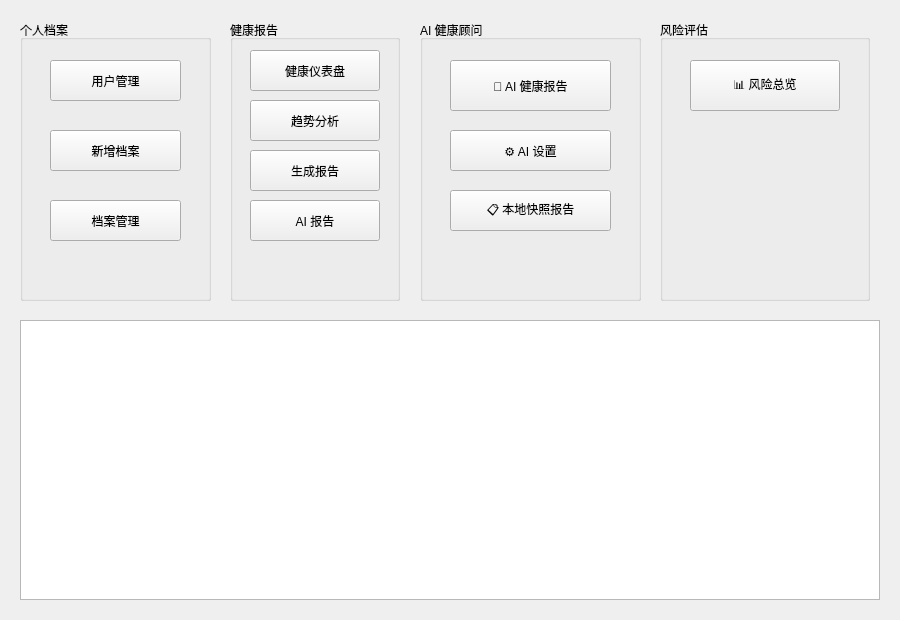
<?xml version="1.0" encoding="UTF-8"?>
<ui version="4.0">
 <class>Widget</class>
 <widget class="QWidget" name="Widget">
  <property name="geometry">
   <rect>
    <x>0</x>
    <y>0</y>
    <width>900</width>
    <height>620</height>
   </rect>
  </property>
  <property name="windowTitle">
   <string>OmniHealth Profiler</string>
  </property>
  <!-- 底部：健康报告快速预览 -->
  <widget class="QTextBrowser" name="textBrowser">
   <property name="geometry">
    <rect>
     <x>20</x>
     <y>320</y>
     <width>860</width>
     <height>280</height>
    </rect>
   </property>
  </widget>
  <!-- 左侧：个人档案 -->
  <widget class="QGroupBox" name="groupBox">
   <property name="geometry">
    <rect>
     <x>20</x>
     <y>20</y>
     <width>191</width>
     <height>281</height>
    </rect>
   </property>
   <property name="title">
    <string>个人档案</string>
   </property>
   <widget class="QPushButton" name="AddDataButton">
    <property name="geometry">
     <rect>
      <x>30</x>
      <y>110</y>
      <width>131</width>
      <height>41</height>
     </rect>
    </property>
    <property name="text">
     <string>新增档案</string>
    </property>
   </widget>
   <widget class="QPushButton" name="AddDataButton_2">
    <property name="geometry">
     <rect>
      <x>30</x>
      <y>180</y>
      <width>131</width>
      <height>41</height>
     </rect>
    </property>
    <property name="text">
     <string>档案管理</string>
    </property>
   </widget>
   <widget class="QPushButton" name="usermanagebutton">
    <property name="geometry">
     <rect>
      <x>30</x>
      <y>40</y>
      <width>131</width>
      <height>41</height>
     </rect>
    </property>
    <property name="text">
     <string>用户管理</string>
    </property>
   </widget>
  </widget>
  <!-- 中左：健康报告（远程新增） -->
  <widget class="QGroupBox" name="outputGroupBox">
   <property name="geometry">
    <rect>
     <x>230</x>
     <y>20</y>
     <width>170</width>
     <height>281</height>
    </rect>
   </property>
   <property name="title">
    <string>健康报告</string>
   </property>
   <widget class="QPushButton" name="dashboardButton">
    <property name="geometry">
     <rect>
      <x>20</x>
      <y>30</y>
      <width>130</width>
      <height>41</height>
     </rect>
    </property>
    <property name="text">
     <string>健康仪表盘</string>
    </property>
   </widget>
   <widget class="QPushButton" name="trendButton">
    <property name="geometry">
     <rect>
      <x>20</x>
      <y>80</y>
      <width>130</width>
      <height>41</height>
     </rect>
    </property>
    <property name="text">
     <string>趋势分析</string>
    </property>
   </widget>
   <widget class="QPushButton" name="reportButton">
    <property name="geometry">
     <rect>
      <x>20</x>
      <y>130</y>
      <width>130</width>
      <height>41</height>
     </rect>
    </property>
    <property name="text">
     <string>生成报告</string>
    </property>
   </widget>
   <widget class="QPushButton" name="aiButton">
    <property name="geometry">
     <rect>
      <x>20</x>
      <y>180</y>
      <width>130</width>
      <height>41</height>
     </rect>
    </property>
    <property name="text">
     <string>AI 报告</string>
    </property>
   </widget>
  </widget>
  <!-- 中右：AI 健康顾问（本地新增） -->
  <widget class="QGroupBox" name="aiGroupBox">
   <property name="geometry">
    <rect>
     <x>420</x>
     <y>20</y>
     <width>221</width>
     <height>281</height>
    </rect>
   </property>
   <property name="title">
    <string>AI 健康顾问</string>
   </property>
   <widget class="QPushButton" name="aiReportButton">
    <property name="geometry">
     <rect>
      <x>30</x>
      <y>40</y>
      <width>161</width>
      <height>51</height>
     </rect>
    </property>
    <property name="text">
     <string>🤖 AI 健康报告</string>
    </property>
    <property name="toolTip">
     <string>生成 AI 驱动的个性化健康报告（周报/月报），支持追问</string>
    </property>
   </widget>
   <widget class="QPushButton" name="aiSettingsButton">
    <property name="geometry">
     <rect>
      <x>30</x>
      <y>110</y>
      <width>161</width>
      <height>41</height>
     </rect>
    </property>
    <property name="text">
     <string>⚙️ AI 设置</string>
    </property>
    <property name="toolTip">
     <string>配置 API Endpoint、Key 和模型名称</string>
    </property>
   </widget>
   <widget class="QPushButton" name="localReportButton">
    <property name="geometry">
     <rect>
      <x>30</x>
      <y>170</y>
      <width>161</width>
      <height>41</height>
     </rect>
    </property>
    <property name="text">
     <string>📋 本地快照报告</string>
    </property>
    <property name="toolTip">
     <string>生成基于最新单点数据的本地健康快照</string>
    </property>
   </widget>
  </widget>
  <!-- 右侧：风险评估（本地新增） -->
  <widget class="QGroupBox" name="riskGroupBox">
   <property name="geometry">
    <rect>
     <x>660</x>
     <y>20</y>
     <width>210</width>
     <height>281</height>
    </rect>
   </property>
   <property name="title">
    <string>风险评估</string>
   </property>
   <widget class="QPushButton" name="riskButton">
    <property name="geometry">
     <rect>
      <x>30</x>
      <y>40</y>
      <width>150</width>
      <height>51</height>
     </rect>
    </property>
    <property name="text">
     <string>📊 风险总览</string>
    </property>
    <property name="toolTip">
     <string>查看 ASCVD/BMI/TyG/CDRS 风险评估结果</string>
    </property>
   </widget>
  </widget>
 </widget>
 <resources/>
 <connections/>
</ui>
